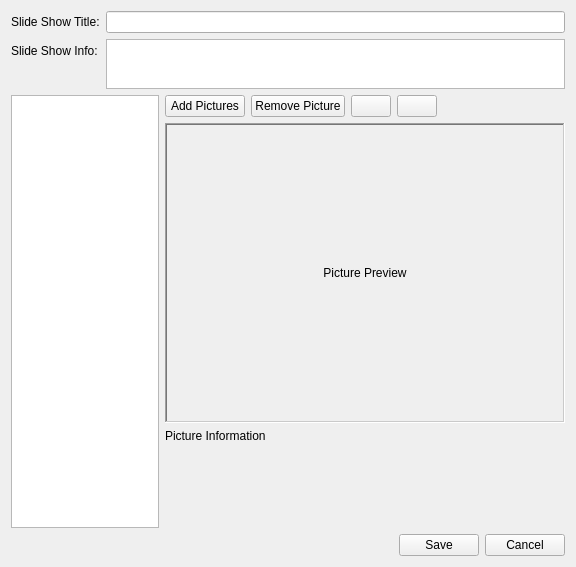
<?xml version="1.0" encoding="UTF-8"?>
<ui version="4.0">
 <class>SlideShowEditor</class>
 <widget class="QWidget" name="SlideShowEditor">
  <property name="geometry">
   <rect>
    <x>0</x>
    <y>0</y>
    <width>576</width>
    <height>567</height>
   </rect>
  </property>
  <property name="windowTitle">
   <string>Slide Show Editor</string>
  </property>
  <property name="windowIcon">
   <iconset resource="../softprojector.qrc">
    <normaloff>:/icons/icons/slideshow_edit.png</normaloff>:/icons/icons/slideshow_edit.png</iconset>
  </property>
  <layout class="QGridLayout" name="gridLayout">
   <item row="0" column="0" colspan="2">
    <layout class="QFormLayout" name="formLayout">
     <property name="fieldGrowthPolicy">
      <enum>QFormLayout::AllNonFixedFieldsGrow</enum>
     </property>
     <item row="0" column="0">
      <widget class="QLabel" name="label">
       <property name="text">
        <string>Slide Show Title:</string>
       </property>
      </widget>
     </item>
     <item row="0" column="1">
      <widget class="QLineEdit" name="lineEditTitle"/>
     </item>
     <item row="1" column="0">
      <widget class="QLabel" name="label_2">
       <property name="text">
        <string>Slide Show Info:</string>
       </property>
      </widget>
     </item>
     <item row="1" column="1">
      <widget class="QPlainTextEdit" name="plainTextEditInfo">
       <property name="sizePolicy">
        <sizepolicy hsizetype="Expanding" vsizetype="Fixed">
         <horstretch>0</horstretch>
         <verstretch>0</verstretch>
        </sizepolicy>
       </property>
       <property name="maximumSize">
        <size>
         <width>16777215</width>
         <height>50</height>
        </size>
       </property>
      </widget>
     </item>
    </layout>
   </item>
   <item row="1" column="0" rowspan="4">
    <widget class="QListWidget" name="listWidgetSlides">
     <property name="iconSize">
      <size>
       <width>100</width>
       <height>100</height>
      </size>
     </property>
     <property name="spacing">
      <number>1</number>
     </property>
    </widget>
   </item>
   <item row="1" column="1">
    <layout class="QHBoxLayout" name="horizontalLayout">
     <item>
      <widget class="QPushButton" name="pushButtonAddImages">
       <property name="text">
        <string>Add Pictures</string>
       </property>
       <property name="icon">
        <iconset resource="../softprojector.qrc">
         <normaloff>:/icons/icons/add.png</normaloff>:/icons/icons/add.png</iconset>
       </property>
      </widget>
     </item>
     <item>
      <widget class="QPushButton" name="pushButtonRemoveImage">
       <property name="text">
        <string>Remove Picture</string>
       </property>
       <property name="icon">
        <iconset resource="../softprojector.qrc">
         <normaloff>:/icons/icons/remove.png</normaloff>:/icons/icons/remove.png</iconset>
       </property>
      </widget>
     </item>
     <item>
      <widget class="QPushButton" name="pushButtonMoveUp">
       <property name="text">
        <string/>
       </property>
       <property name="icon">
        <iconset resource="../softprojector.qrc">
         <normaloff>:/icons/icons/up.png</normaloff>:/icons/icons/up.png</iconset>
       </property>
      </widget>
     </item>
     <item>
      <widget class="QPushButton" name="pushButtonMoveDown">
       <property name="text">
        <string/>
       </property>
       <property name="icon">
        <iconset resource="../softprojector.qrc">
         <normaloff>:/icons/icons/down.png</normaloff>:/icons/icons/down.png</iconset>
       </property>
      </widget>
     </item>
     <item>
      <spacer name="horizontalSpacer_2">
       <property name="orientation">
        <enum>Qt::Horizontal</enum>
       </property>
       <property name="sizeHint" stdset="0">
        <size>
         <width>40</width>
         <height>20</height>
        </size>
       </property>
      </spacer>
     </item>
    </layout>
   </item>
   <item row="2" column="1">
    <widget class="QLabel" name="labelPreview">
     <property name="minimumSize">
      <size>
       <width>400</width>
       <height>300</height>
      </size>
     </property>
     <property name="maximumSize">
      <size>
       <width>400</width>
       <height>300</height>
      </size>
     </property>
     <property name="frameShape">
      <enum>QFrame::WinPanel</enum>
     </property>
     <property name="frameShadow">
      <enum>QFrame::Sunken</enum>
     </property>
     <property name="text">
      <string>Picture Preview</string>
     </property>
     <property name="alignment">
      <set>Qt::AlignCenter</set>
     </property>
    </widget>
   </item>
   <item row="3" column="1">
    <widget class="QLabel" name="labelPixInfo">
     <property name="text">
      <string>Picture Information</string>
     </property>
     <property name="wordWrap">
      <bool>true</bool>
     </property>
    </widget>
   </item>
   <item row="4" column="1">
    <spacer name="verticalSpacer">
     <property name="orientation">
      <enum>Qt::Vertical</enum>
     </property>
     <property name="sizeHint" stdset="0">
      <size>
       <width>20</width>
       <height>74</height>
      </size>
     </property>
    </spacer>
   </item>
   <item row="5" column="0" colspan="2">
    <layout class="QHBoxLayout" name="horizontalLayout_2">
     <item>
      <spacer name="horizontalSpacer_3">
       <property name="orientation">
        <enum>Qt::Horizontal</enum>
       </property>
       <property name="sizeHint" stdset="0">
        <size>
         <width>40</width>
         <height>20</height>
        </size>
       </property>
      </spacer>
     </item>
     <item>
      <widget class="QPushButton" name="pushButtonSave">
       <property name="text">
        <string>Save</string>
       </property>
      </widget>
     </item>
     <item>
      <widget class="QPushButton" name="pushButtonCancel">
       <property name="text">
        <string>Cancel</string>
       </property>
      </widget>
     </item>
    </layout>
   </item>
  </layout>
 </widget>
 <tabstops>
  <tabstop>lineEditTitle</tabstop>
  <tabstop>plainTextEditInfo</tabstop>
  <tabstop>listWidgetSlides</tabstop>
  <tabstop>pushButtonAddImages</tabstop>
  <tabstop>pushButtonRemoveImage</tabstop>
  <tabstop>pushButtonMoveUp</tabstop>
  <tabstop>pushButtonMoveDown</tabstop>
  <tabstop>pushButtonSave</tabstop>
  <tabstop>pushButtonCancel</tabstop>
 </tabstops>
 <resources>
  <include location="../softprojector.qrc"/>
 </resources>
 <connections/>
</ui>
